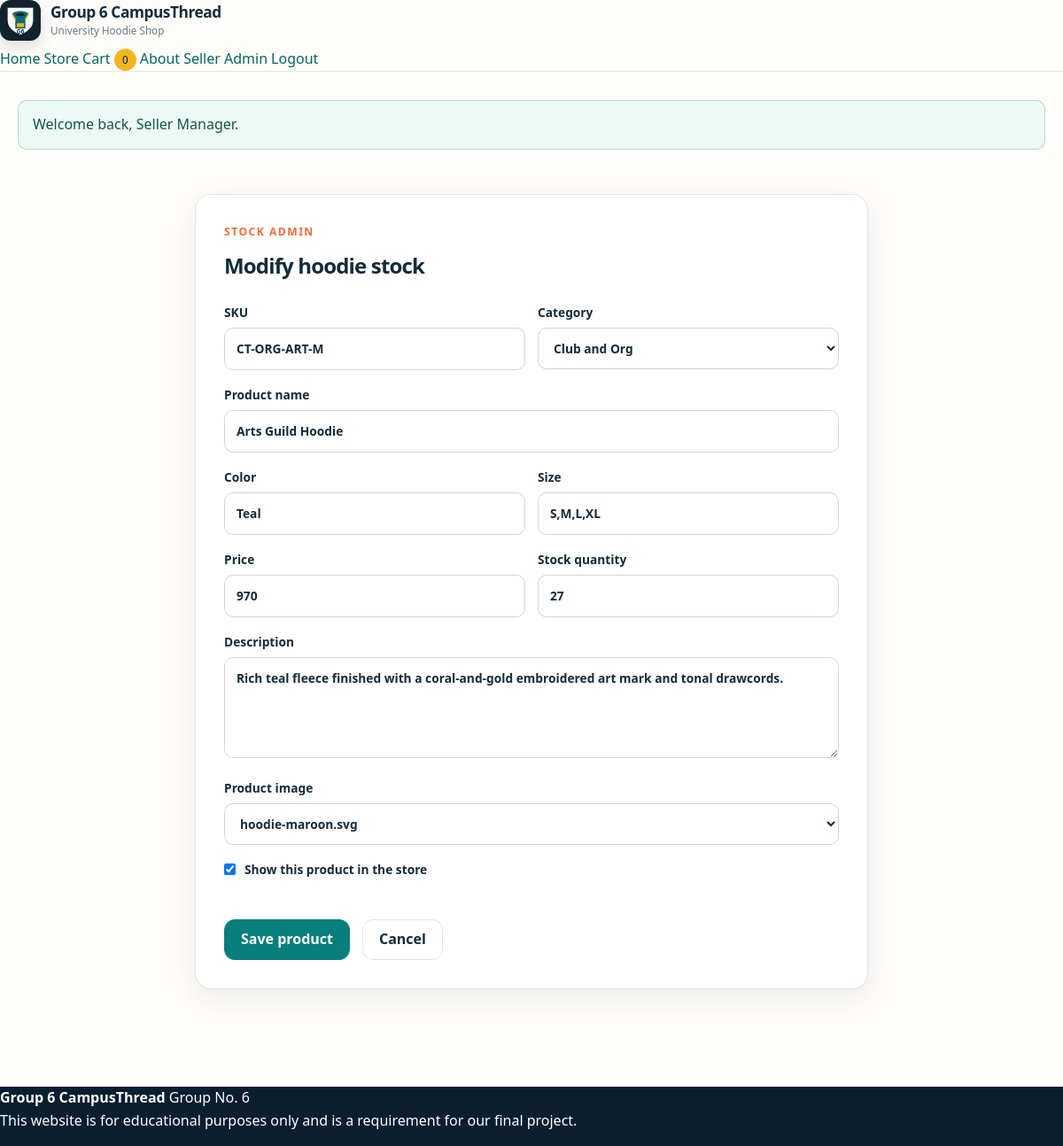
The page /campus-thread-hoodies/admin/product_form.php?id=6 (signed in) on the database its author committed.
### tables this page shows
CREATE TABLE products (
            id INTEGER PRIMARY KEY AUTOINCREMENT,
            category_id INTEGER NOT NULL,
            sku TEXT NOT NULL UNIQUE,
            name TEXT NOT NULL,
            color TEXT NOT NULL,
            size TEXT NOT NULL,
            price REAL NOT NULL,
            stock INTEGER NOT NULL DEFAULT 0,
            description TEXT NOT NULL,
            image_url TEXT NOT NULL,
            is_active INTEGER NOT NULL DEFAULT 1,
            created_at TEXT NOT NULL DEFAULT CURRENT_TIMESTAMP,
            updated_at TEXT NOT NULL DEFAULT CURRENT_TIMESTAMP,
            FOREIGN KEY (category_id) REFERENCES categories(id)
        );

CREATE TABLE categories (
            id INTEGER PRIMARY KEY AUTOINCREMENT,
            name TEXT NOT NULL UNIQUE,
            slug TEXT NOT NULL UNIQUE,
            description TEXT NOT NULL DEFAULT ''
        );

### campus-thread-hoodies/includes/database.php (called while the page is built, shortened)
<?php
function db(): PDO
{
    static $pdo = null;
    if ($pdo instanceof PDO) {
        return $pdo;
    }
    $pdo = new PDO('sqlite:' . DB_PATH, null, null, [
        PDO::ATTR_ERRMODE => PDO::ERRMODE_EXCEPTION,
        PDO::ATTR_DEFAULT_FETCH_MODE => PDO::FETCH_ASSOC,
    ]);
    $pdo->exec('PRAGMA foreign_keys = ON');
    return $pdo;
}

### campus-thread-hoodies/includes/functions.php (called while the page is built, shortened)
<?php
function h($value): string
{
    return htmlspecialchars((string) $value, ENT_QUOTES, 'UTF-8');
}
function url(string $path = ''): string
{
    return rtrim(BASE_PATH, '/') . '/' . ltrim($path, '/');
}

### campus-thread-hoodies/admin/product_form.php (the view, shortened to what this page needs)
<?php
$id = (int) ($_GET['id'] ?? 0);
$editing = $id > 0;
$categories = db()->query('SELECT * FROM categories ORDER BY name')->fetchAll();
$imageOptions = [
    'assets/img/hoodie-maroon.svg',
    'assets/img/hoodie-forest.svg',
    'assets/img/hoodie-navy.svg',
    'assets/img/hoodie-ash.svg',
    'assets/img/hoodie-cream.svg',
    'assets/img/hoodie-teal.svg',
];
if ($editing) {
    $stmt = db()->prepare('SELECT * FROM products WHERE id = ? LIMIT 1');
    $stmt->execute([$id]);
    $productRecord = $stmt->fetch();
}
require_once __DIR__ . '/../includes/header.php';
?>
<section class="form-shell">
    <div class="form-panel">
        <p class="eyebrow">Stock admin</p>
        <h1><?= $editing ? 'Modify hoodie stock' : 'Add hoodie stock' ?></h1>
        <form method="post" class="stacked-form">
            <div class="form-grid">
                <label>SKU
                    <input type="text" name="sku" value="<?= h($productRecord['sku']) ?>" required>
                </label>
                <label>Category
                    <select name="category_id" required>
                        <?php foreach ($categories as $category): ?>
                            <option value="<?= (int) $category['id'] ?>" <?= (int) $productRecord['category_id'] === (int) $category['id'] ? 'selected' : '' ?>>
                                <?= h($category['name']) ?>
                            </option>
                        <?php endforeach; ?>
                    </select>
                </label>
            </div>
            <label>Product name
                <input type="text" name="name" value="<?= h($productRecord['name']) ?>" required>
            </label>
            <div class="form-grid">
                <label>Color
                    <input type="text" name="color" value="<?= h($productRecord['color']) ?>" required>
                </label>
                <label>Size
                    <input type="text" name="size" value="<?= h($productRecord['size']) ?>" required>
                </label>
            </div>
            <div class="form-grid">
                <label>Price
                    <input type="number" name="price" min="1" step="0.01" value="<?= h((string) $productRecord['price']) ?>" required>
                </label>
                <label>Stock quantity
                    <input type="number" name="stock" min="0" value="<?= h((string) $productRecord['stock']) ?>" required>
                </label>
            </div>
            <label>Description
                <textarea name="description" rows="4" required><?= h($productRecord['description']) ?></textarea>
            </label>
            <label>Product image
                <select name="image_url">
                    <?php foreach ($imageOptions as $image): ?>
                        <option value="<?= h($image) ?>" <?= $productRecord['image_url'] === $image ? 'selected' : '' ?>><?= h(basename($image)) ?></option>
                    <?php endforeach; ?>
                </select>
            </label>
            <label class="check-line">
                <input type="checkbox" name="is_active" value="1" <?= (int) $productRecord['is_active'] === 1 ? 'checked' : '' ?>>
                Show this product in the store
            </label>
            <div class="button-row">
                <button class="button primary" type="submit">Save product</button>
                <a class="button ghost" href="<?= h(url('admin/products.php')) ?>">Cancel</a>
            </div>
        </form>
    </div>
</section>
<?php require_once __DIR__ . '/../includes/footer.php'; ?>

### campus-thread-hoodies/assets/css/styles.css (style rules this page uses)
:root { --navy: #102a43; --navy-deep: #091e2f; --teal: #087f7c; --teal-dark: #056562; --orange: #f26a3d; --gold: #f3b61f; --cream: #f7f2e8; --sand: #ede5d6; --paper: #fffdf9; --white: #ffffff; --ink: #142b3a; --muted: #687981; --line: #dfe5e5; --success: #18715c; --error: #a83b32; --radius-sm: 10px; --radius: 18px; --radius-lg: 30px; --shadow-sm: 0 10px 28px rgba(16, 42, 67, 0.08); --shadow: 0 24px 60px rgba(16, 42, 67, 0.13); --container: 1180px; }
* { box-sizing: border-box; }
html { min-height: 100%; scroll-behavior: smooth; }
body { min-height: 100vh; min-height: 100dvh; margin: 0; display: flex; flex-direction: column; color: var(--ink); background: var(--paper); font-family: "Segoe UI", Arial, Helvetica, sans-serif; font-size: 16px; line-height: 1.6; -webkit-font-smoothing: antialiased; }
body::before { position: fixed; inset: 0; z-index: -1; content: ""; pointer-events: none; background-image: radial-gradient(rgba(16, 42, 67, 0.045) 0.7px, transparent 0.7px); background-size: 16px 16px; }
a { color: var(--teal-dark); text-decoration: none; }
button, input, textarea, select { font: inherit; }
button, a { -webkit-tap-highlight-color: transparent; }
h1, h2, h3, p { overflow-wrap: break-word; }
h1, h2, h3 { letter-spacing: -0.035em; }
h1, h2, h3, p { margin-top: 0; }
.eyebrow { margin: 0 0 10px; color: var(--orange); font-size: 0.76rem; font-weight: 900; letter-spacing: 0.12em; text-transform: uppercase; }
.hero-actions, .button-row, .admin-actions, .success-actions { display: flex; align-items: center; flex-wrap: wrap; gap: 14px; margin-top: 28px; }
.button { min-height: 46px; display: inline-flex; align-items: center; justify-content: center; gap: 10px; padding: 10px 18px; border: 1px solid var(--line); border-radius: 12px; color: var(--ink); background: var(--white); font-weight: 800; line-height: 1.2; text-align: center; cursor: pointer; transition: transform 150ms ease, box-shadow 150ms ease, background 150ms ease; }
.button.primary { border-color: var(--teal); color: var(--white); background: var(--teal); }
.section-head h2, .admin-page-head h1, .summary-table h2, .admin-card h2, .form-panel h1, .form-panel h2 { margin: 0; }
.product-card, .admin-card, .form-panel, .summary-panel, .summary-table, .empty-state, .about-grid article, .value-grid article { border: 1px solid var(--line); border-radius: var(--radius); background: var(--white); box-shadow: var(--shadow-sm); }
.form-shell { min-height: 520px; display: grid; place-items: center; padding: 30px 0; }
.form-panel { width: min(760px, 100%); padding: 32px; }
.stacked-form { display: grid; gap: 17px; margin-top: 22px; }
.form-grid { display: grid; grid-template-columns: repeat(2, minmax(0, 1fr)); gap: 14px; }
label, legend { color: var(--ink); font-size: 0.86rem; font-weight: 800; }
input, textarea, select { width: 100%; margin-top: 6px; padding: 12px 13px; border: 1px solid #cdd7d8; border-radius: 10px; color: var(--ink); background: var(--white); transition: border 150ms ease, box-shadow 150ms ease; }
input::placeholder, textarea::placeholder { color: #9ba8ac; }
textarea { resize: vertical; }
.check-line { display: flex; align-items: center; gap: 10px; }
.check-line input { width: auto; margin: 0; }

### rows shown on the page
products: sku "CT-ORG-ART-M", category_id "Club and Org", name "Arts Guild Hoodie", color "Teal", size "S,M,L,XL", price "970", stock "27", description "Rich teal fleece finished with a coral-and-gold embroidered art mark and tonal drawcords.", is_active "☑"

### other values the page prints
GROUP_NAME "Group 6 CampusThread"
$cartCount "0"
$message "Welcome back, Seller Manager."
GROUP_NUMBER "6"
form field image_url "hoodie-maroon.svg"
